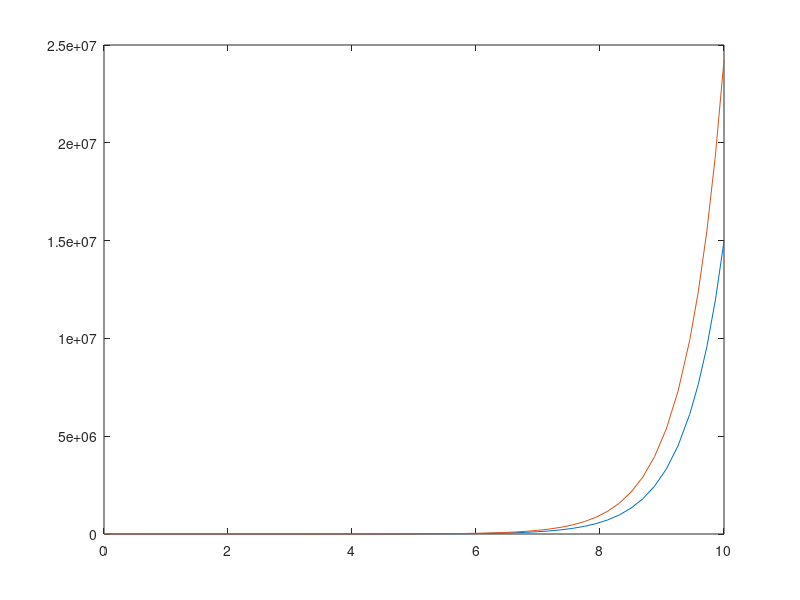

Source code (MATLAB):
function lab01_3
x0 = [0 1];
u = 5;
tspan = [0 10]; %mamy jedno 0 ale 1 warunek ????
[tsol,xsol]=ode45(@(t,x)ode1(t,x,u),tspan,x0);
plot(tsol,xsol)
end

function dxdt=ode1(t,x, u) %p oraz x
dxdt=zeros(2,1);
dxdt(1)=x(2)+t + u;
dxdt(2)=x(1)+x(2);
%dxdt=5
end
